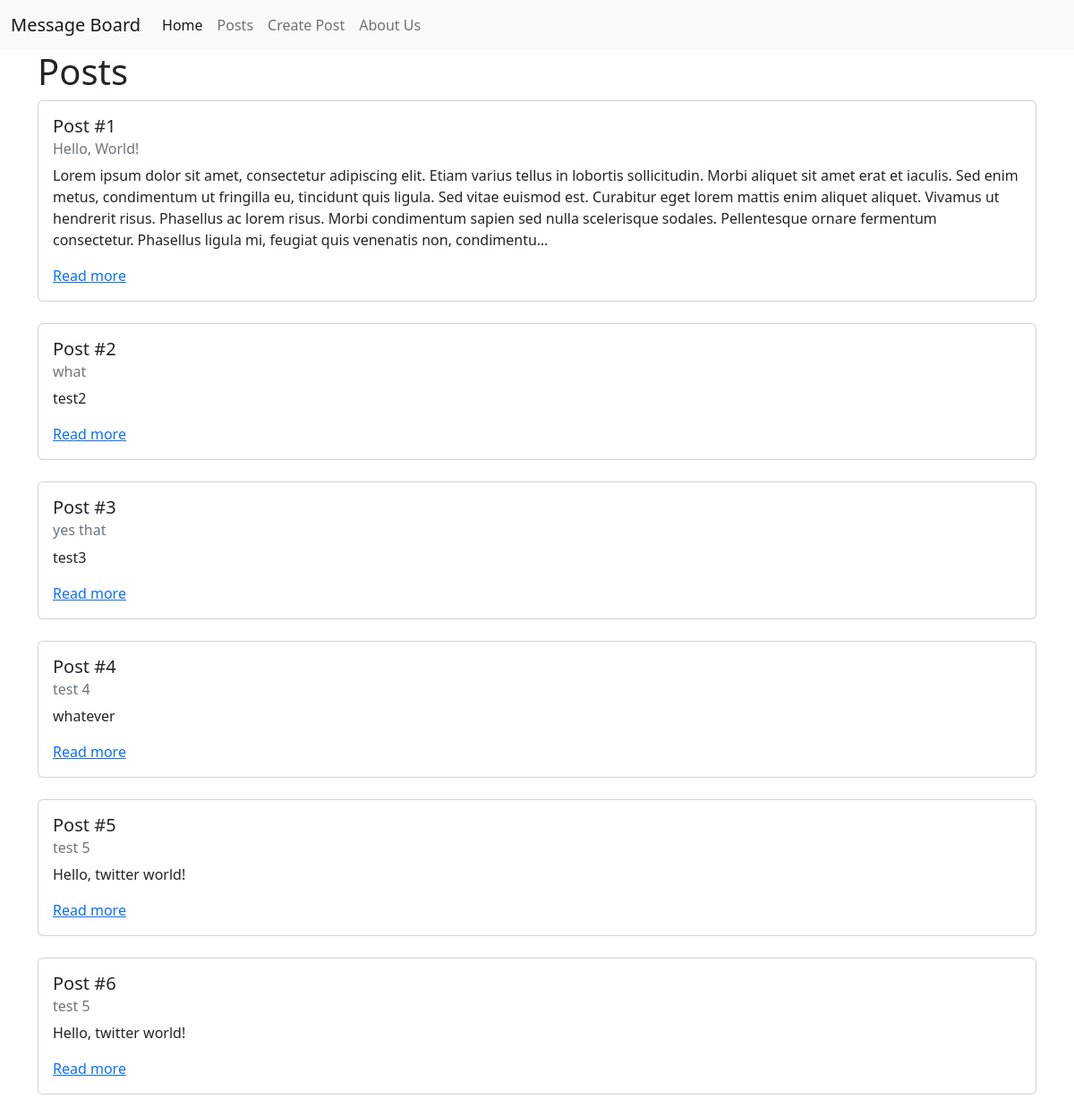
/posts/, run on the app's committed database.
### posts/models.py (models this page shows)
class Post(models.Model):
    title = models.CharField(max_length=256)
    body = models.TextField()
    created_on = models.DateTimeField(auto_now_add=True)

### posts/views.py (the view)
# urls.py: path('', PostListView.as_view(), name='post_list'),
class PostListView(ListView):
    template_name = "posts/list.html"
    model = Post

### templates/posts/list.html (shortened to what this page needs)
{% extends 'base.html' %}
{% block content %}
<h1>Posts</h1>
{% for post in post_list %}
<div class="card">
    <div class="card-body">
      <h5 class="card-title">Post #{{ post.id }}</h5>
      <h6 class="card-subtitle mb-2 text-muted">{{ post.title }}</h6>
      <p class="card-text">{{ post.body|truncatechars:500 }}</p>
      <a href="{% url 'post_detail' post.id %}" class="card-link">Read more</a>
    </div>
</div>
<br />
{% endfor %}
{% endblock content %}

### templates/base.html (shortened to what this page needs)
{% load static %}
<!DOCTYPE html>
<html lang="en">
<head>
<link href="https://cdn.jsdelivr.net/npm/bootstrap@5.2.0-beta1/dist/css/bootstrap.min.css" rel="stylesheet">
<link href="{% static 'css/base.css' %}" rel="stylesheet">
</head>
<body>
    <nav class="navbar navbar-expand-lg bg-light">
        <div class="container-fluid">
          <a class="navbar-brand" href="{% url 'home' %}">Message Board</a>
          <div class="collapse navbar-collapse" id="navbarNavAltMarkup">
            <div class="navbar-nav">
              <a class="nav-link active" aria-current="page" href="{% url 'home' %}">Home</a>
              <a class="nav-link" href="{% url 'post_list' %}">Posts</a>
              <a class="nav-link" href="{% url 'post_new' %}">Create Post</a>
              <a class="nav-link" href="{% url 'about' %}" >About Us</a>
            </div>
          </div>
        </div>
      </nav>
      <div class="container">
            {% block content %}
            {% endblock content %}
      </div>
</body>
</html>

### data on the page
Post: id "1", title "Hello, World!", body "Lorem ipsum dolor sit amet, consectetur adipiscing elit. Etiam varius tellus in lobortis sollicitudin. Morbi aliquet sit amet erat et iaculis. Sed enim metus, condimentum ut fringilla eu, tincidunt quis ligula. Sed vitae euismod est. Curabitur eget lorem mattis enim aliquet aliquet. Vivamus ut hendrerit risus. Phasellus ac lorem risus. Morbi condimentum sapien sed nulla scelerisque sodales. Pellentesque ornare fermentum consectetur. Phasellus ligula mi, feugiat quis venenatis non, condimentu…"
Post: id "2", title "what", body "test2"
Post: id "3", title "yes that", body "test3"
Post: id "4", title "test 4", body "whatever"
Post: id "5", title "test 5", body "Hello, twitter world!"
Post: id "6", title "test 5", body "Hello, twitter world!"
